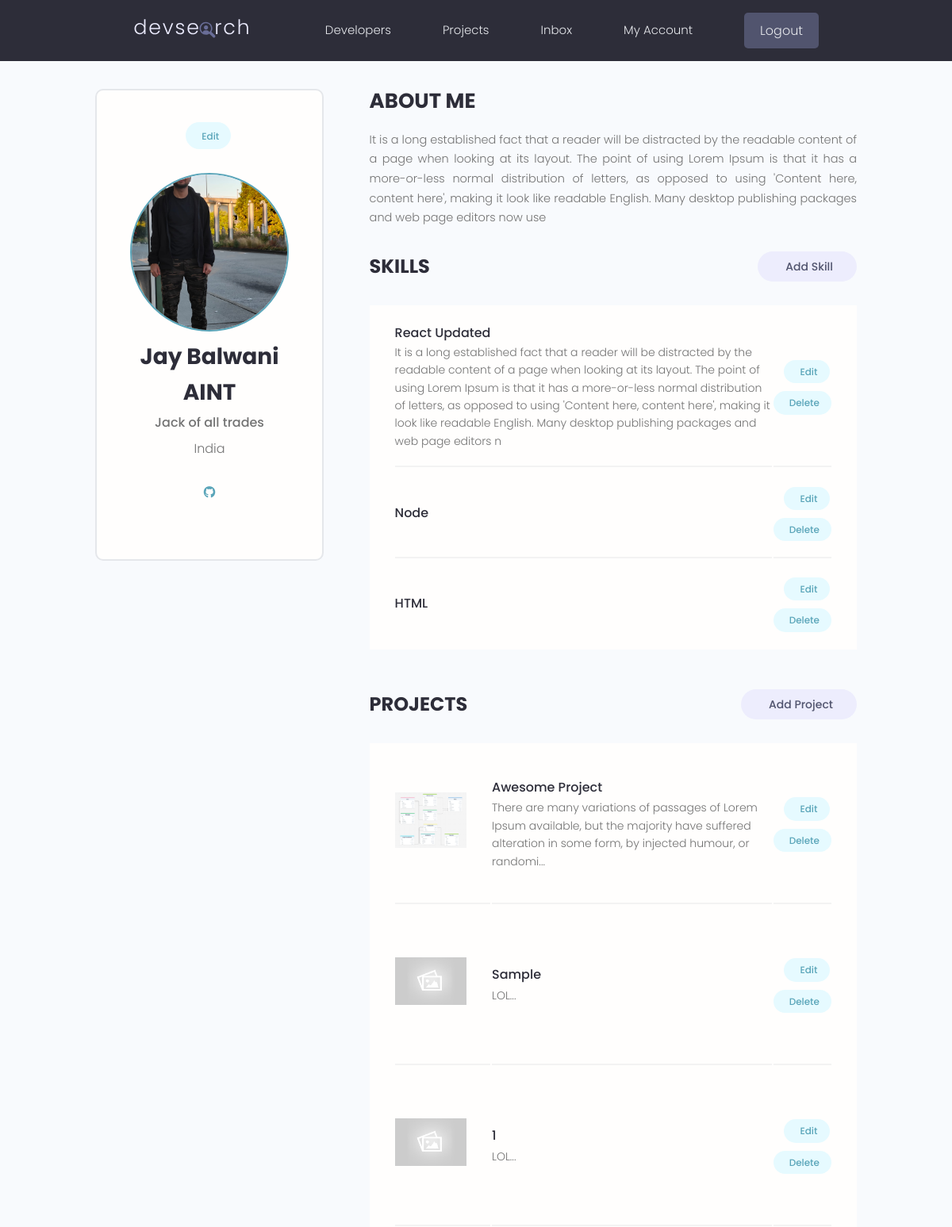
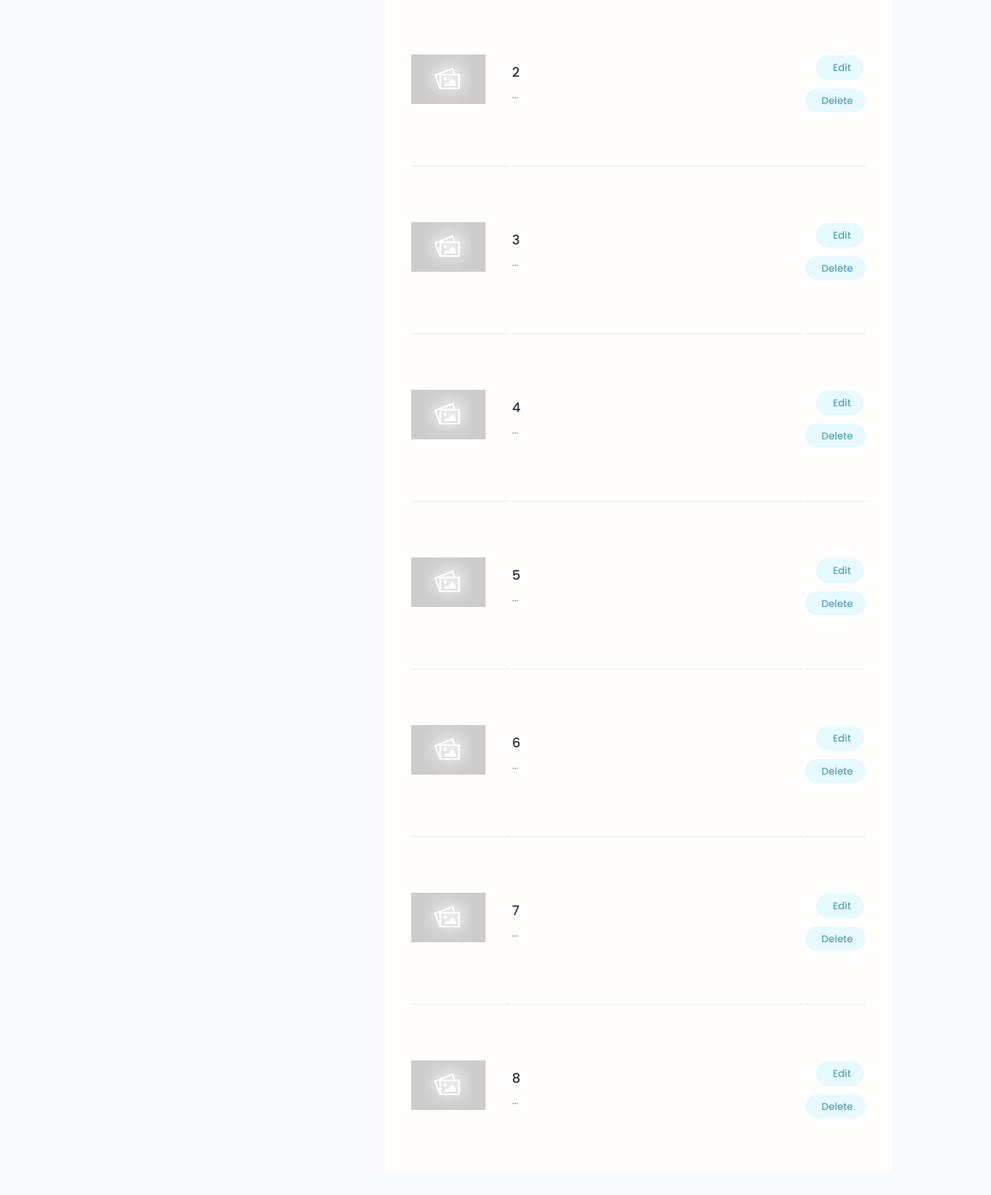
The app's page /account/ (signed in) with its own data (2 pictures, top to bottom).
### users/models.py (models this page shows, shortened)
class Profile(models.Model):
    user = models.OneToOneField(User, null=True, blank=True, on_delete=models.CASCADE)
    username = models.CharField(max_length=50, null=True, blank=True)
    location = models.CharField(max_length=50, null=True, blank=True)
    name = models.CharField(max_length=200, null=True, blank=True)
    email = models.EmailField(max_length=200, null=True, blank=True)
    short_intro = models.CharField(max_length=200, null=True, blank=True)
    bio = models.TextField(null=True, blank=True)
    profile_pic = models.ImageField(null=True, blank=True, upload_to='profiles/', default='profiles/user-default.png')
    social_github = models.CharField(max_length=200, null=True, blank=True)
    social_twitter = models.CharField(max_length=200, null=True, blank=True)
    social_linkedin = models.CharField(max_length=200, null=True, blank=True)
    social_youtube = models.CharField(max_length=200, null=True, blank=True)
    social_website = models.CharField(max_length=200, null=True, blank=True)
    created = models.DateTimeField(auto_now_add=True)
    id = models.UUIDField(default=uuid.uuid4, primary_key=True, unique=True, editable=False)

class Skill(models.Model):
    owner = models.ForeignKey(Profile, on_delete=models.CASCADE, null=True, blank=True)
    name = models.CharField(max_length=200, null=True, blank=True)
    description = models.TextField(null=True, blank=True)
    created = models.DateTimeField(auto_now_add=True)
    id = models.UUIDField(default=uuid.uuid4, primary_key=True, unique=True, editable=False)

### projects/models.py (models this page shows, shortened)
class Project(models.Model):
    owner = models.ForeignKey(Profile, null=True, blank=True, on_delete=models.SET_NULL)
    title = models.CharField(max_length=200)
    image = models.ImageField(null=True, blank=True, default="default.jpg")
    description = models.TextField(null=True, blank=True)
    demo_link = models.CharField(max_length=2000, null=True, blank=True)
    source_link = models.CharField(max_length=2000, null=True, blank=True)
    tags = models.ManyToManyField('Tag', blank=True)
    vote_total = models.IntegerField(default=0, null=True, blank=True)
    vote_ratio = models.IntegerField(default=0, null=True, blank=True)
    created = models.DateTimeField(auto_now_add=True)
    id = models.UUIDField(default=uuid.uuid4, primary_key=True, unique=True, editable=False)
    class Meta:
        ordering = ['-vote_ratio', '-vote_total', 'title']

### users/views.py (the view)
# urls.py: path('account/', views.userAccount, name='account'),
@login_required(login_url='login')
def userAccount(request):
    profile = request.user.profile
    skills = profile.skill_set.all()
    projects = profile.project_set.all()
    context = {'profile': profile, 'skills': skills, 'projects': projects}
    return render(request, 'users/account.html', context)

### users/templates/users/account.html (shortened to what this page needs)
{% extends 'main.html' %}
{% block content %}
<main class="settingsPage profile my-md">
  <div class="container">
    <div class="layout">
      <div class="column column--1of3">
        <div class="card text-center">
          <div class="card__body dev">
            <a class="tag tag--pill tag--main settings__btn" href="{% url 'edit-account' %}"
              > Edit</a
            >
            <img
              class="avatar avatar--xl dev__avatar"
              src="{{profile.profile_pic.url}}"
            />
            <h2 class="dev__name">{{profile.name}}</h2>
            <p class="dev__title">
              {{profile.short_intro}}
            </p>
            <p class="dev__location">{{profile.location}}</p>
            <ul class="dev__social">
              {% if profile.social_github %}
              <li>
                <a
                  title="Github"
                  href="{{profile.social_github}}"
                  target="_blank"
                  ><i class="fa-brands fa-github"></i
                ></a>
              </li>
              {% endif %}
            </ul>
          </div>
        </div>
      </div>
      <div class="column column--2of3">
        <div class="devInfo">
          <h3 class="devInfo__title">About Me</h3>
          <p class="devInfo__about">
            {{profile.bio}}
          </p>
        </div>
        <div class="settings">
          <h3 class="settings__title">Skills</h3>
          <a class="tag tag--pill tag--sub settings__btn tag--lg" href="{% url 'create-skill' %}"
            > Add Skill</a
          >
        </div>
        <table class="settings__table">
          {% for skill in skills %}
          <tr>
            <td class="settings__tableInfo">
              <h4>{{skill.name}}</h4>
              <p>
                {{skill.description}}
              </p>
            </td>
            <td class="settings__tableActions">
              <a class="tag tag--pill tag--main settings__btn" href="{% url 'update-skill' skill.id %}"
                > Edit</a
              >
              <a class="tag tag--pill tag--main settings__btn" href="{% url 'delete-skill' skill.id %}?next=/account"
                > Delete</a
              >
            </td>
          </tr>
          {% endfor %}
        </table>
        <div class="settings">
          <h3 class="settings__title">Projects</h3>
          <a class="tag tag--pill tag--sub settings__btn tag--lg" href="{% url 'create-project' %}"
            > Add Project</a
          >
        </div>
        <table class="settings__table">
          {% for project in projects %}
          <tr>
            <td class="settings__thumbnail">
              <a href="{% url 'project' project.id %}"
                ><img src="{{project.image.url}}" alt="Project Thumbnail"
              /></a>
            </td>
            <td class="settings__tableInfo">
              <a href="{% url 'project' project.id %}">{{project.title}}</a>
              <p>
                {{project.description | slice:150}}...
              </p>
            </td>
            <td class="settings__tableActions">
              <a class="tag tag--pill tag--main settings__btn" href="{% url 'update-project' project.id %}"
                > Edit</a
              >
              <a class="tag tag--pill tag--main settings__btn" href="{% url 'delete-project' project.id %}?next=/account"
                > Delete</a
              >
            </td>
          </tr>
          {% endfor %}
        </table>
      </div>
    </div>
  </div>
</main>
{% endblock content %}

### static/styles/app.css (style rules this page uses)
:root { --color-sub: #2d2d39; }
.card { border: 2px solid var(--color-light); }
img { width: 100%; }
.profile .card > .dev { padding: 4rem; }
.dev__avatar { display: block; margin: auto; }
.dev__name { color: var(--color-sub); font-size: 2.8rem; font-weight: 700; margin-top: 1rem; margin-bottom: 0.5rem; }
.dev__title { font-size: 1.6rem; font-weight: 500; line-height: 1.3; }
.dev__location { margin-top: 1rem; }
.dev__social { margin: 3rem 0; list-style: none; display: flex; justify-content: center; gap: 1.5rem; }
.devInfo { margin-bottom: 3rem; }
.devInfo__title, .devInfo__subtitle { font-size: 2.6rem; color: var(--color-sub); text-transform: uppercase; font-weight: 700; margin-bottom: 1.5rem; }
.devInfo__about, .devSkill__info { font-size: 1.45rem; line-height: 1.7; text-align: justify; }
.settingsPage .dev > .settings__btn { display: inline-block; margin-bottom: 3rem; }
.settings { display: flex; justify-content: space-between; align-items: center; }
.settings__title { font-size: 2.4rem; text-transform: uppercase; font-weight: 700; color: var(--color-sub); }
.settings__table { margin-top: 3rem; margin-bottom: 5rem; padding: 0 3rem; background: var(--color-white); }
.settings__table tr { width: 100%; }
.settings__table tr > td { padding: 2rem 0; }
.settings__table tr:not(:last-child) td { border-bottom: 2px solid var(--color-white-light); }
.settings__thumbnail { width: 23%; min-width: 10rem; }
.settings__thumbnail img { padding-right: 3rem; height: 15rem; object-fit: contain; }
.settings__tableInfo { width: 100%; }
.settings__tableInfo h4, .settings__tableInfo a { padding-right: 1rem; width: auto; font-size: 1.6rem; font-weight: 500; color: var(--color-sub); }
.settings__tableInfo p { font-size: 1.4rem; }
.settings__tableActions { text-align: right; }

### static/uikit/styles/modules/_variables.css (style rules this page uses)
:root { --color-main: #5aa5b9; --color-main-light: #e6faff; --color-sub: #3f4156; --color-sub-light: #51546e; --color-sub-lighter: #ededfd; --color-text: #737373; --color-gray: #8b8b8b; --color-light: #e5e7eb; --color-light-gray: #767676; --color-bg: #f8fafd; --color-white: #fffefd; --color-white-light: #f3f3f3; --color-success: #359e64; --color-success-bg: #def8e8; --color-error: #fc4b0b; --color-error-bg: #fff2ee; --font-base: 'Poppins', arial, helvetica, 'Segoe UI', roboto, ubuntu, sans-serif; --font-monospace: 'Fira Code', 'Courier New', courier, monospace; --font-regular: 300; --font-medium: 500; --font-bold: 700; --generic-shadow: 1px 1px 5px #00000010; --generic-transition: all 0.3s ease-in-out; }

### static/uikit/styles/modules/_base.css (style rules this page uses)
* { margin: 0; padding: 0; box-sizing: border-box; text-rendering: optimizeLegibility; color: inherit; font-size: inherit; }
html { font-size: 50%; }
@media only screen and (min-width: 480px) { html { font-size: 56.25%; } }
@media only screen and (min-width: 1200px) { html { font-size: 62.5%; } }
body { line-height: 1.6; font-weight: 400; font-size: 1.5rem; color: var(--color-text); background-color: var(--color-bg); min-height: 100vh; }

### static/uikit/styles/modules/_typography.css (style rules this page uses)
* { font-family: var(--font-base); }
h2 { font-size: 3.6rem; font-weight: var(--font-bold); }
h3 { font-size: 3.2rem; font-weight: var(--font-medium); }
h4 { font-size: 2.8rem; font-weight: var(--font-medium); }
p, span, strong { font-size: 1.6rem; color: var(--color-text); font-weight: var(--font-regular); }
a { padding-bottom: 2px; text-decoration: none; display: inline-block; color: var(--color-main); font-weight: var(--font-medium); }

### static/uikit/styles/modules/_utilities.css (style rules this page uses)
.container { width: 92%; max-width: 165rem; margin: 0 auto; box-sizing: border-box; }
@media screen and (min-width: 1000px) { .container { width: 90%; } }
@media screen and (min-width: 1200px) { .container { width: 80%; } }
.text-center { text-align: center; }
.my-md { margin: 3rem auto; }

### static/uikit/styles/modules/_avatar.css (style rules this page uses)
.avatar { border-radius: 50%; border: 2px solid var(--color-main); object-fit: cover; }
.avatar--xl { height: 20rem; width: 20rem; }

### static/uikit/styles/modules/_card.css (style rules this page uses)
.card { border-radius: 1rem; background-color: var(--color-white); border: 1.5px solid var(--color-light); width: auto; height: auto; margin-top: 0.5rem; margin-bottom: 0.5rem; overflow: hidden; }
.card__body, .card__header { padding: 2rem 2.5rem; }

### static/uikit/styles/modules/_layout.css (style rules this page uses)
.layout { display: flex; flex-flow: row wrap; justify-content: space-between; }
.layout > .column { margin-bottom: 3rem; }
.layout > .column.column--1of3 { flex-basis: 30%; }
.layout > .column.column--2of3 { flex-basis: 64%; }

### records on screen
Profile: profile_pic (picture), name "Jay Balwani AINT", short_intro "Jack of all trades", location "India", bio "It is a long established fact that a reader will be distracted by the readable content of a page when looking at its layout. The point of using Lorem Ipsum is that it has a more-or-less normal distribution of letters, as opposed to using 'Content here, content here', making it look like readable English. Many desktop publishing packages and web page editors now use"
Skill: name "React Updated", description "It is a long established fact that a reader will be distracted by the readable content of a page when looking at its layout. The point of using Lorem Ipsum is that it has a more-or-less normal distribution of letters, as opposed to using 'Content here, content here', making it look like readable English. Many desktop publishing packages and web page editors n"
Skill: name "Node"
Skill: name "HTML"
Project: image (picture), title "Awesome Project", description "There are many variations of passages of Lorem Ipsum available, but the majority have suffered alteration in some form, by injected humour, or randomi"
Project: image (placeholder picture), title "Sample", description "LOL"
Project: image (placeholder picture), title "1", description "LOL"
Project: image (placeholder picture), title "2"
Project: image (placeholder picture), title "3"
Project: image (placeholder picture), title "4"
Project: image (placeholder picture), title "5"
Project: image (placeholder picture), title "6"
Project: image (placeholder picture), title "7"
Project: image (placeholder picture), title "8"
